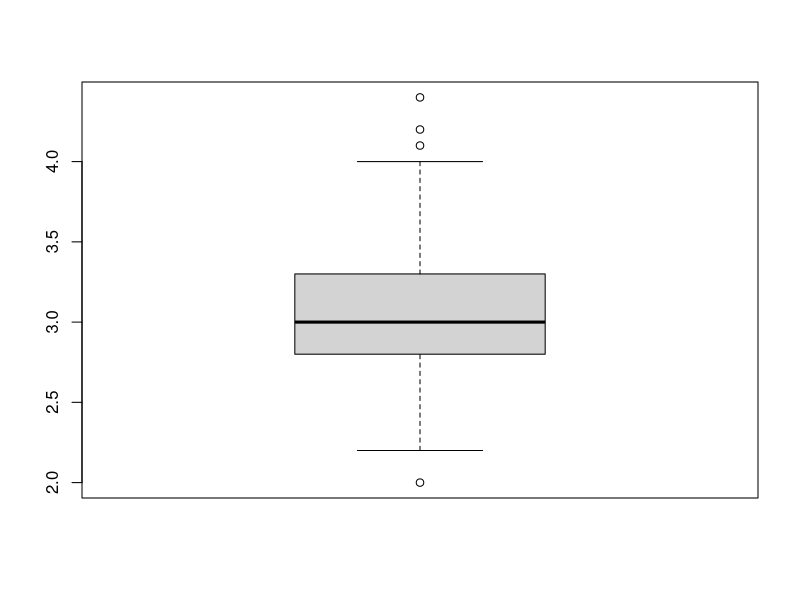
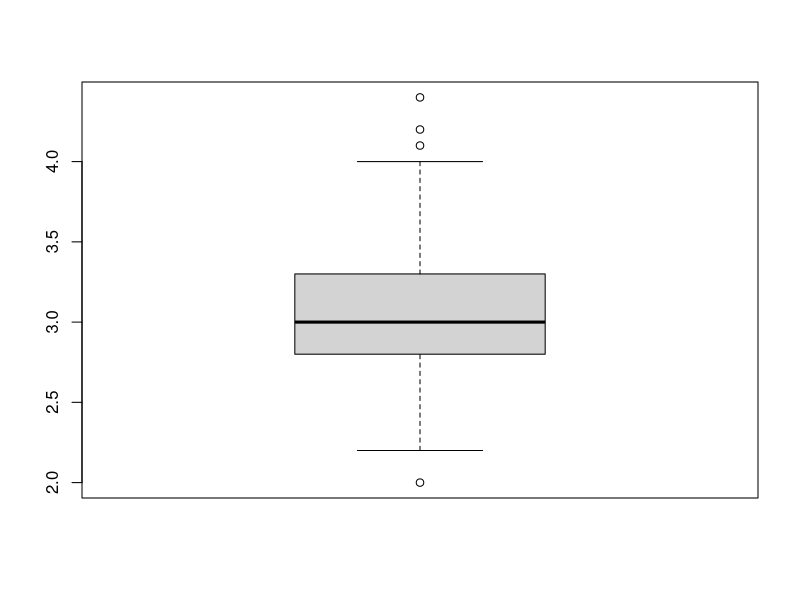
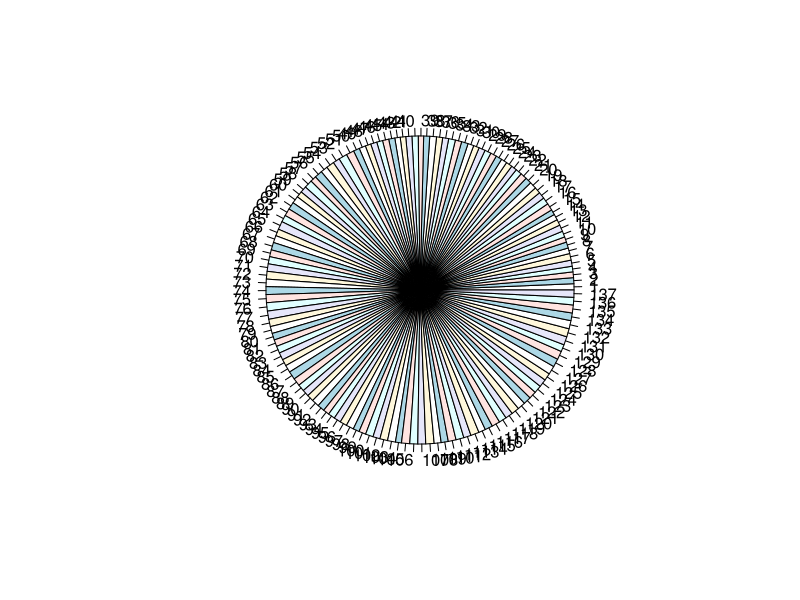

Reproduce these figures in R, in order.
## ---- chunk 1
x<-seq(1:100)
x
y<-seq(1,100, by=5)
y
# The difference in the length of x and y is 100 and 20.
# x is having all the integers from 1 to 100, so length of x is 100, Whereas length of y is 20, as it has every fifth integer.
## ---- chunk 2
x<-c(3,6,7,10,15,22,23,24,30)
x
x_square<-x^2
x_square
mean(x_square[5:9])
median(x_square[5:9])
## ---- chunk 3
factorVar <- factor(c(1, 6, 5.4, 3.2));as.numeric(factorVar)
# Yes it is a right command as answer convert factors from increasing to decreasing.1 belongs to least number 1 and 4 belong to highest number 6 in data set and so on.
## ---- chunk 4
# We can use this as an argument in read.csv to replace '?' and '!'with 'NA' using this argument in read.csv.
   na.strings=c("","?","!","NA")
## ---- chunk 5

n <- 1:100
sum(2^n/(factorial(n-1)))


## ---- chunk 6

n <- 1:10
sum( ((2^n) / (n^2)) + ((n^4) / (4^n)) )
## ---- chunk 7

sum(1/factorial((0:10)+1))
## ---- chunk 8
prod( (3*(3:33)) + (3/((3:33)^(1/3))) )
## ---- chunk 9
# It is a vector of NA length 6. Starting from 0 to 5. 
## ---- chunk 10
# is.vector() tests,if R object is a vector or not. If R object is a vector then it returns value TRUE and vice versa . While is.numeric() tests if R object is a numeric vector or not.
# For Example, if z is a vector of characters z<-c("a","b","c") then tO check whether z is a vector,use is.vector(z). It will return value TRUE. but if you want to  check the same vector with is.numeric(), it will return value as FALSE. It is  because class of Vector is character not numeric.

## ---- chunk 11
# Advantages:
# 1.It is a very powerful app and can give visualization of even most complex data.
# 2. It doesn't require any prior knowledge of HTML, CSS or Javascript to build this app complete functionally.
# 3. Response Time of this app is real.It means that Output deliver in a very short span of time and thus make it real time.
# Disadvantages:
# 1. It requires timely updates in order to avoid the dysfunctionality of this app.
# 2. It is open and has free access to anyone. You can not block anyone's access.
# 3. Free version has some restrictions.YOu are provided with only 25 active hours per month per account.

## ---- chunk 12
library(datasets)
## ---- chunk 13
head(iris)
## ---- chunk 14
sapply(iris[, 1:4], FUN = mean, na.rm = T)
## ---- chunk 15
iris[is.na(iris)]<-0
## ---- chunk 16
sd(iris$Petal.Length)
sd(iris$Sepal.Length)
## ---- chunk 17
boxplot(iris$Sepal.Width)
outvals <- boxplot(iris$Sepal.Width)$out
outvals

## ---- chunk 18
summary(iris$Sepal.Width)
quantile(iris$Sepal.Width, 0.75)

## ---- chunk 19
indices <- iris[ ,1] < 7.0
pie(iris$Sepal.Length[indices])
